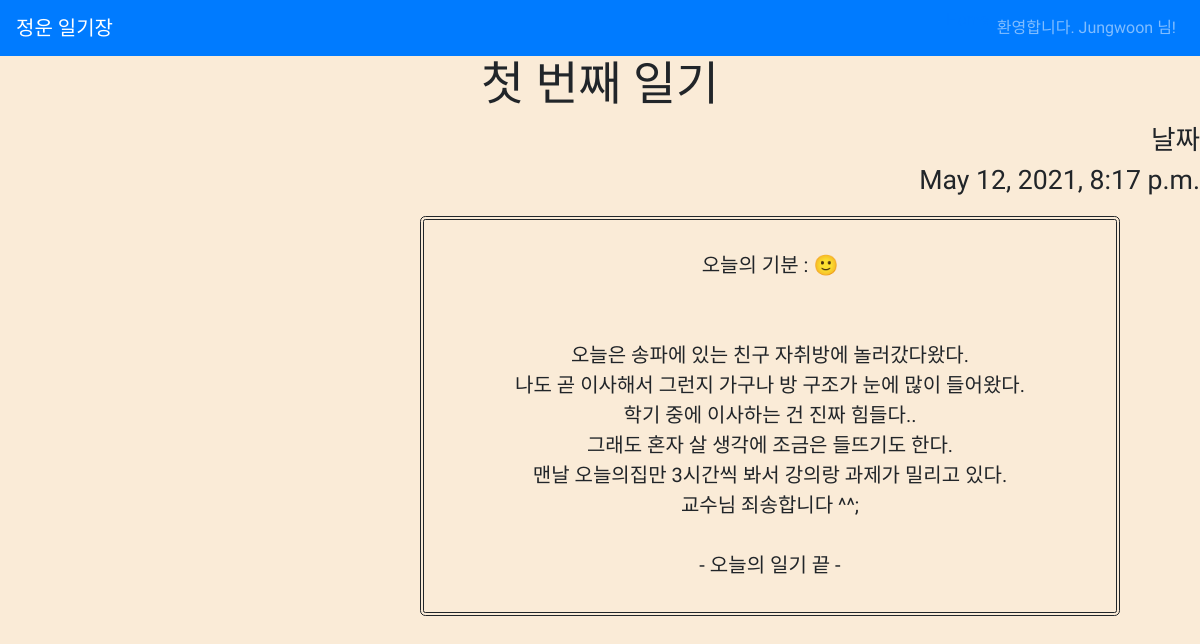
Page /diary/1 (signed in) on the committed database.
### diaryapp/models.py (models this page shows, shortened)
class Diary(models.Model):
    title = models.CharField(max_length = 200)
    pub_date = models.DateTimeField('data published')
    body = models.TextField()

### diaryapp/views.py (the view)
# urls.py: path('diary/<int:diary_id>', diaryapp.views.detail, name="detail"),
def detail(request, diary_id):
    diary_detail = get_object_or_404(Diary, pk = diary_id)
    return render(request, 'detail.html', {'diary' : diary_detail})

### diaryapp/templates/detail.html (shortened to what this page needs)
{% extends 'base.html' %}
{% block content %}
<!DOCTYPE html>
<html lang="en" xmlns="http://www.w3.org/1999/xhtml">
<head>
</head>
<body>
    <h1> {{diary.title}} </h1>
    <p id="date">날짜<br>{{diary.pub_date}}</p>
    <p id="content"><br>{{diary.body | linebreaksbr}}</p>
</body>
</html>
{% endblock %}

### diaryapp/templates/base.html (shortened to what this page needs)
{% load bootstrap4 %}
{% bootstrap_css %}
<nav class="navbar navbar-expand-lg navbar-dark bg-primary">
<a class="navbar-brand" href="{% url 'home' %}">정운 일기장</a>
<div class="collapse navbar-collapse" id="navbarNav">
<ul class="navbar-nav ml-auto">
<li class="nav-item">
<a class="nav-item navlink" href="{% url 'home' %}">Home</span></a>
</li>
{% if user.is_authenticated %}
<li class="nav-item dropdown">
<a class="nav-link dropdowntoggle" id="navbarDropdown" role="button" data-toggle="dropdown"
aria-haspopup="true" ariaexpanded="false">환영합니다. {{ user.username }} 님!</a>
</li>
{% endif %}
</ul>
</div></nav>
{% block content %}
{% endblock %}

### diaryapp/templates/detail.html (style rules this page uses)
body { background-color:antiquewhite; font-family: 'Gaegu', cursive; }
h1 { text-align:center; font-size: 35pt; }
#date { text-align:right; font-size: 20pt; }
#content { border:double; border-radius:4pt; font-size:15pt; text-align:center; border-width:4px; width:700px; height:400px; position:absolute; left:420px; }

### rows in the picture
Diary: title "첫 번째 일기", pub_date "May 12, 2021, 8:17 p.m.", body "오늘의 기분 : 🙂 오늘은 송파에 있는 친구 자취방에 놀러갔다왔다. 나도 곧 이사해서 그런지 가구나 방 구조가 눈에 많이 들어왔다. 학기 중에 이사하는 건 진짜 힘들다.. 그래도 혼자 살 생각에 조금은 들뜨기도 한다. 맨날 오늘의집만 3시간씩 봐서 강의랑 과제가 밀리고 있다. 교수님 죄송합니다 ^^; - 오늘의 일기 끝 -"

### other values in the picture
{{ user.username }} "Jungwoon"
